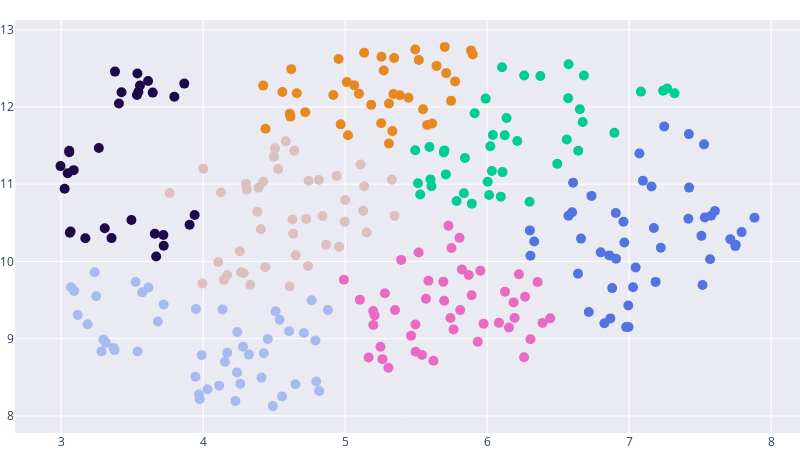

Here is the notebook cell this chart was saved with:
### Code cell
cluster_umap_labor_inter = AgglomerativeClustering(n_clusters=7, affinity='euclidean', linkage='ward')  
cluster_umap_labor_inter.fit_predict(umap_data_labor_inter)
fig = go.Figure([go.Scatter(x=umap_data_labor_inter[:,0], 
                            y=umap_data_labor_inter[:,1], 
                            marker={'color':cluster_umap_labor_inter.labels_, 'size':10}, 
                            mode='markers',
                            text=sorted(df.FallNr.unique()),
                            hovertemplate='%{text}<br><extra></extra>',
                            marker_colorscale=['#1e094c', '#FFFFFF', '#5274e3', '#00CC96', '#5274e3', '#5274e3', '#e86bc1', '#B6E880', '#FF97FF', '#e88820'])])
fig.update_layout(
    margin={'l': 0, 'r': 0, 't': 20, 'b': 0},
    title={
        'y':0.9,
        'x':0.5,
        'xanchor': 'center',
        'yanchor': 'top'},
    autosize=True,
    width=800,
    height=450)
fig.update_layout(plot_bgcolor='#eaeaf2')
fig.show()
fig.write_image(image_path+'cluster_labor_inter_umap.png')
fig.write_html(image_path+'cluster_labor_inter_umap.html')

### Figure 1 — Plotly figure (JSON) as saved in the notebook; plotly's stock layout.template omitted (floating-point values rounded to 4 significant figures; data arrays with more than 128 entries replaced by an {"elided": "..."} marker saying what was removed)
{"data": [{"hovertemplate": "%{text}<br><extra></extra>", "marker": {"color": {"elided": "294 int values"}, "colorscale": [[0, "#1e094c"], [0.1111, "#FFFFFF"], [0.2222, "#5274e3"], [0.3333, "#00CC96"], [0.4444, "#5274e3"], [0.5556, "#5274e3"], [0.6667, "#e86bc1"], [0.7778, "#B6E880"], [0.8889, "#FF97FF"], [1, "#e88820"]], "size": 10}, "mode": "markers", "text": {"elided": "294 str values"}, "type": "scatter", "x": {"elided": "294 float values"}, "y": {"elided": "294 float values"}}], "layout": {"autosize": true, "height": 450, "margin": {"b": 0, "l": 0, "r": 0, "t": 20}, "plot_bgcolor": "#eaeaf2", "title": {"x": 0.5, "xanchor": "center", "y": 0.9, "yanchor": "top"}, "width": 800}}
